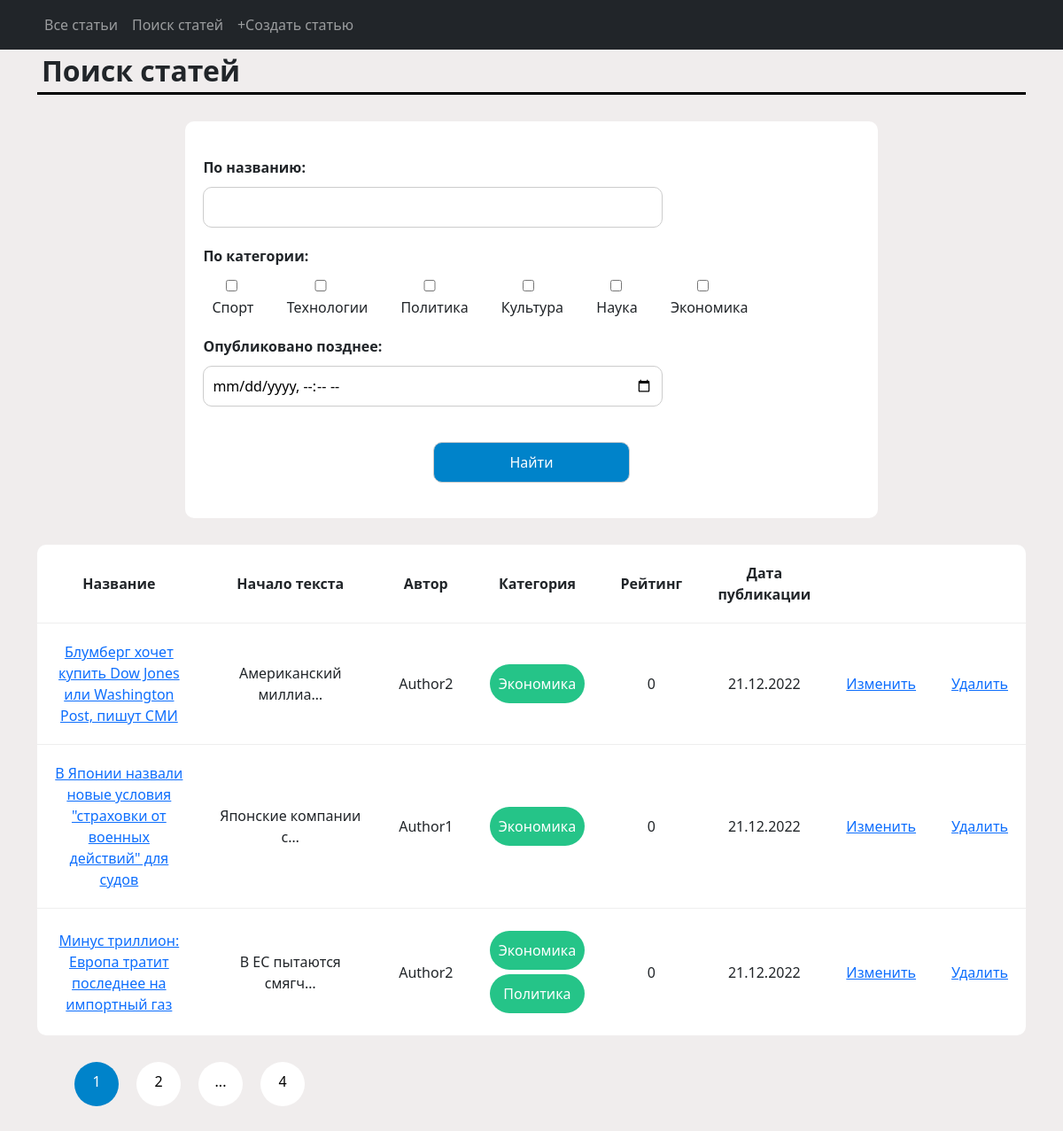
The app's page /news/search/ with its own data.
### app/models.py (models this page shows, shortened)
class Post(models.Model):
    created_at = models.DateTimeField(auto_now_add=True)
    title = models.CharField(max_length=128)
    text = models.TextField()
    rating = models.SmallIntegerField(default=0)
    category_type = models.CharField(
        max_length=1,
        choices=POST_TYPES,
        default=ARTICLE
    )
    author = models.ForeignKey(
        Author,
        on_delete=models.CASCADE
    )
    post_category = models.ManyToManyField(
        Category,
        through='PostCategory'
    )

class Author(models.Model):
    rating = models.SmallIntegerField(default=0)
    user = models.OneToOneField(
        User,
        on_delete=models.CASCADE
    )

class Category(models.Model):
    name = models.CharField(
        max_length=64,
        unique=True
    )
    def __str__(self):
        return f'{self.name}'

### app/views.py (the view)
# urls.py: path('search/', PostSearch.as_view(), name='post_search'),
class PostSearch(ListView):
    model = Post
    ordering = '-created_at'
    template_name = 'news/post_search.html'
    context_object_name = 'posts'
    paginate_by = 3
    def get_queryset(self):
        queryset = super().get_queryset()
        self.filterset = PostFilter(self.request.GET, queryset)
        return self.filterset.qs
    def get_context_data(self, **kwargs):
        context = super().get_context_data(**kwargs)
        context['filterset'] = self.filterset
        return context

### app/templatetags/custom_filters.py (called while the page is built)
@register.filter(name='censor')
def censor(value: str):
    for word in value.split():
        if word.lower() in bad_words:
            value = value.replace(word, f"{word[0]}{'*' * (len(word) - 1)}")
    return value

### app/templatetags/custom_tags.py (called while the page is built)
@register.simple_tag(takes_context=True)
def url_replace(context, **kwargs):
    d = context['request'].GET.copy()
    for k, v in kwargs.items():
        d[k] = v
    return d.urlencode()

### templates/news/post_search.html (shortened to what this page needs)
{% extends 'news/default.html' %}
{% load custom_filters %}
{% load custom_tags %}
{% block content %}
    <h1 class="page-header">Поиск статей</h1>
    <div class="page-search">
        <form method="GET" class="post-form">
            {{ filterset.form.as_div }}
            <input type="submit" value="Найти">
        </form>
    </div>
    {% if posts %}
        <div class="page-content">
        <table class="posts-table">
        <col style="width: 30%;">
        <col style="width: 30%;">
        <col style="width: 10%;">
        <col style="width: 10%;">
        <col style="width: 10%;">
        <col style="width: 10%;">
        <tr>
            <th>Название</th>
            <th>Начало текста</th>
            <th>Автор</th>
            <th>Категория</th>
            <th>Рейтинг</th>
            <th>Дата публикации</th>
            <th>&nbsp;</th>
            <th>&nbsp;</th>
        </tr>
        {% for post in posts %}
            <tr>
                <td>
                    <a href="/news/{{ post.pk }}">{{ post.title|censor }}</a>
                </td>
                <td>{{ post.text|censor|truncatechars:20 }}</td>
                <td>
                    {{ post.author.user.username|title }}
                </td>
                <td>
                    {% for category in post.post_category.all %}
                        <div class="post-tag">{{ category.name|title}}</div>
                    {% endfor %}
                </td>
                <td>
                    {{ post.rating|title }}
                </td>
                <td>{{ post.created_at|date:'d.m.Y' }}</td>
                <td><a href="/news/{{ post.pk }}/edit">Изменить</a></td>
                <td><a href="/news/{{ post.pk }}/delete">Удалить</a></td>
            </tr>
        {% endfor %}
        </table>
        </div>
        <ul class="post-pagination">
            <li class="active_page">{{ page_obj.number }}</li>
            {% if page_obj.has_next %}
                <a href="?{% url_replace page=page_obj.next_page_number %}"><li>{{ page_obj.next_page_number }}</li></a>
                {% if paginator.num_pages != page_obj.next_page_number %}
                    <li>...</li>
                    <a href="?{% url_replace page=page_obj.paginator.num_pages %}"><li>{{ page_obj.paginator.num_pages }}</li></a>
                {% endif %}
            {% endif %}
        </ul>
   {% else %}
        <div class="post-nothing">Статей не найдено.</div>
   {% endif %}
{% endblock content %}

### static/css/custom_styles.css (style rules this page uses)
body { background-color: #F0EDED; }
.page-header { font-weight: 700; font-size: 32px; text-align: left; padding: 5px; border-bottom: 3px #000000 solid; }
.page-content { margin-top: 30px; margin-bottom: 30px; }
.posts-table { width: 100%; background-color: #FFFFFF; border-radius: 10px; }
.posts-table th { padding: 20px; border-bottom: 1px #EEEEEE solid; font-weight: 700; text-align: center; }
.posts-table td { padding: 20px; border-bottom: 1px #EEEEEE solid; text-align: center; }
.posts-table tr:last-child td { border-bottom: 0; }
.page-search { margin-top: 30px; margin-bottom: 30px; background-color: #FFFFFF; padding: 20px; border-radius: 10px; width: 70%; margin-left: 15%; }
.post-pagination { margin-top: 30px; margin-bottom: 30px; list-style: none; display: flex; flex-direction: row; }
.post-pagination li { padding: 10px; margin: 0 10px 0 10px; background-color: #FFFFFF; border-radius: 50%; width: 50px; height: 50px; color: #000000; text-decoration: none; }
.post-pagination a { color: #000000; text-decoration: none; }
.post-pagination li.active_page { background-color: #0083CA; color: #FFFFFF; }
div#id_post_category_filter, div#id_post_category, div#id_category, div#id_category_filter { display: flex; }
.post-form > div { text-align: left; margin: 20px 0 20px 0; }
.post-form label, legend { font-size: 16px; font-weight: 700; text-align: left; display: block; margin-bottom: 10px; }
.post-form input, select, textarea { border: 1px #CCCCCC solid; border-radius: 10px; padding: 10px; width: 70%; }
.post-form input[type="submit"] { margin: 20px 0; width: 30%; background-color: #0083CA; color: #FFFFFF; }
div#id_category_filter label { font-size: 16px; font-weight: 400; margin: 0 10px 0 10px; }
.post-tag { background-color: #25C488; color: #FFFFFF; padding: 10px; margin: 5px 0 5px 0; border-radius: 30px; }

### records on screen
Post: title|censor "Блумберг хочет купить Dow Jones или Washington Post, пишут СМИ", text|censor "Американский миллиа…", author.user.username "Author2", rating "0", created_at "21.12.2022"
Category: name "Экономика"
Post: title|censor "В Японии назвали новые условия \"страховки от военных действий\" для судов", text|censor "Японские компании с…", author.user.username "Author1", rating "0", created_at "21.12.2022"
Post: title|censor "Минус триллион: Европа тратит последнее на импортный газ", text|censor "В ЕС пытаются смягч…", author.user.username "Author2", rating "0", created_at "21.12.2022"
Category: name "Политика"

### other values on screen
{{ page_obj.number }} "1"
{{ page_obj.next_page_number }} "2"
{{ page_obj.paginator.num_pages }} "4"
